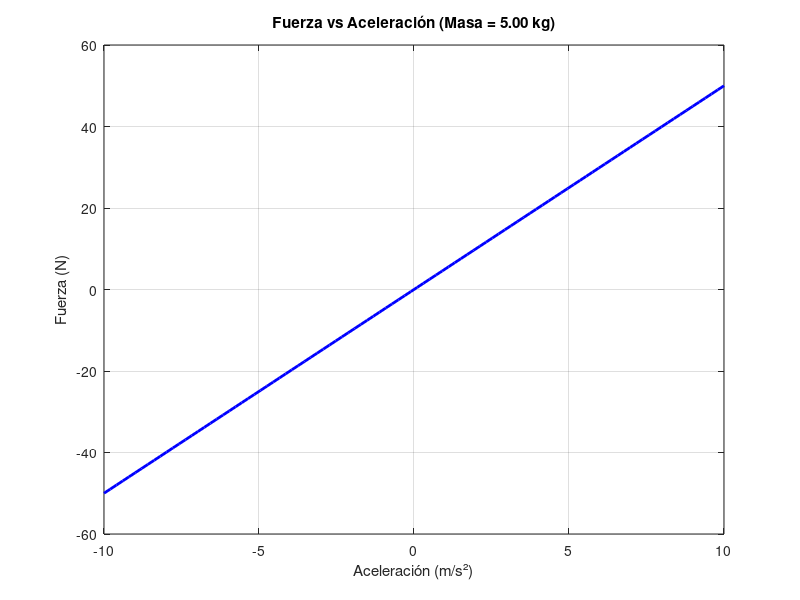

This chart was generated by the following MATLAB code:
% segunda_ley_newton.m
% Cálculo interactivo de la Segunda Ley de Newton: F = m * a

clc;
clear;

fprintf('SEGUNDA LEY DE NEWTON: F = m * a\n');
fprintf('-------------------------------\n');

% Solicitar masa
m = input('Ingresa la masa del objeto (kg): ');
while m <= 0
    fprintf('Error: La masa debe ser mayor que 0.\n');
    m = input('Por favor, ingresa una masa válida (kg): ');
end

% Solicitar aceleración
a = input('Ingresa la aceleración del objeto (m/s^2): ');

% Calcular fuerza
F = m * a;

% Mostrar resultados
fprintf('\nRESULTADOS:\n');
fprintf('Masa:        %.2f kg\n', m);
fprintf('Aceleración: %.2f m/s²\n', a);
fprintf('Fuerza:      %.2f N\n', F);

% Graficar F vs a (variando a con m constante)
a_vals = linspace(-10, 10, 100);
F_vals = m * a_vals;

figure;
plot(a_vals, F_vals, 'b-', 'LineWidth', 2);
xlabel('Aceleración (m/s²)');
ylabel('Fuerza (N)');
title(sprintf('Fuerza vs Aceleración (Masa = %.2f kg)', m));
grid on;
